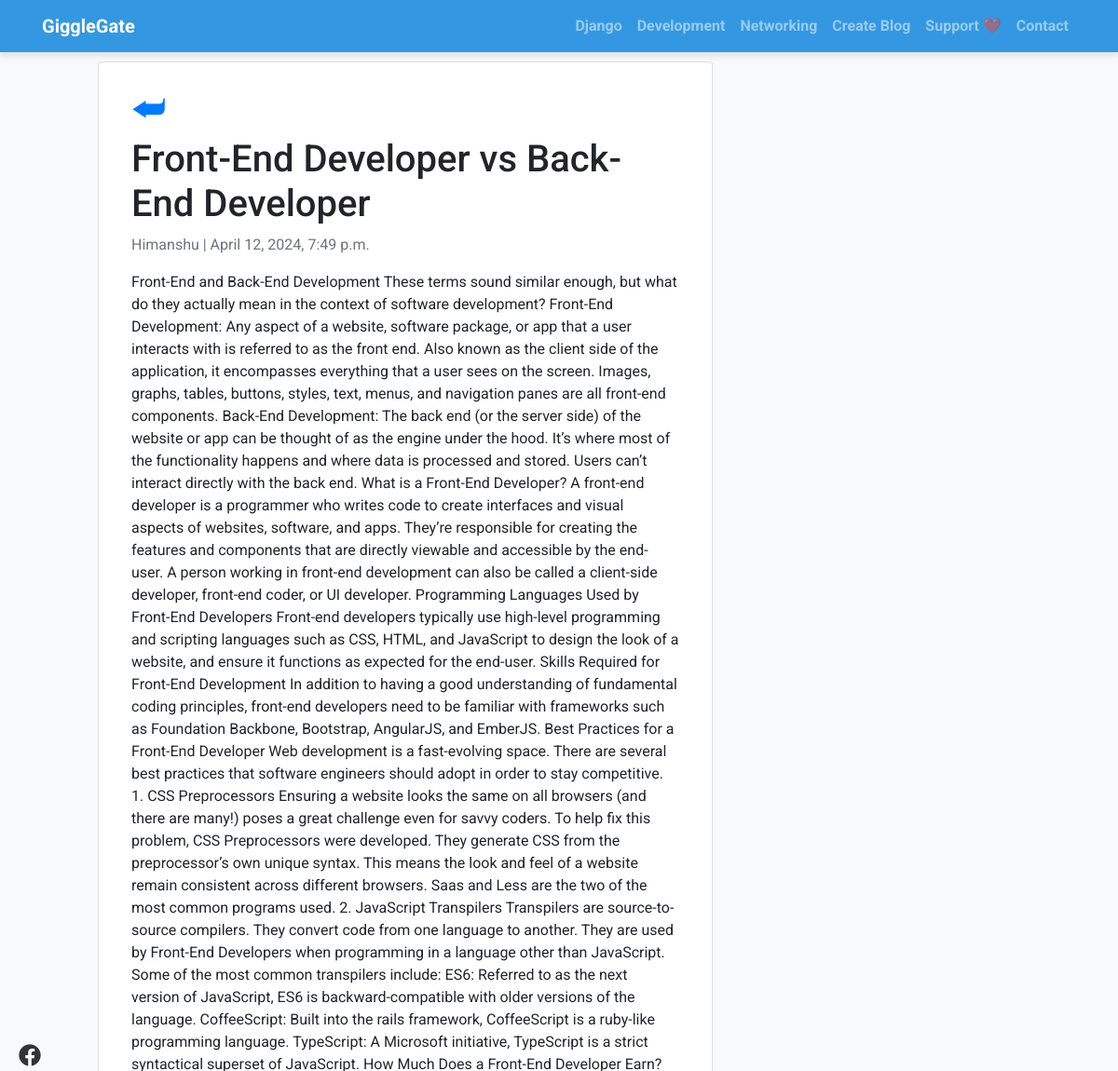
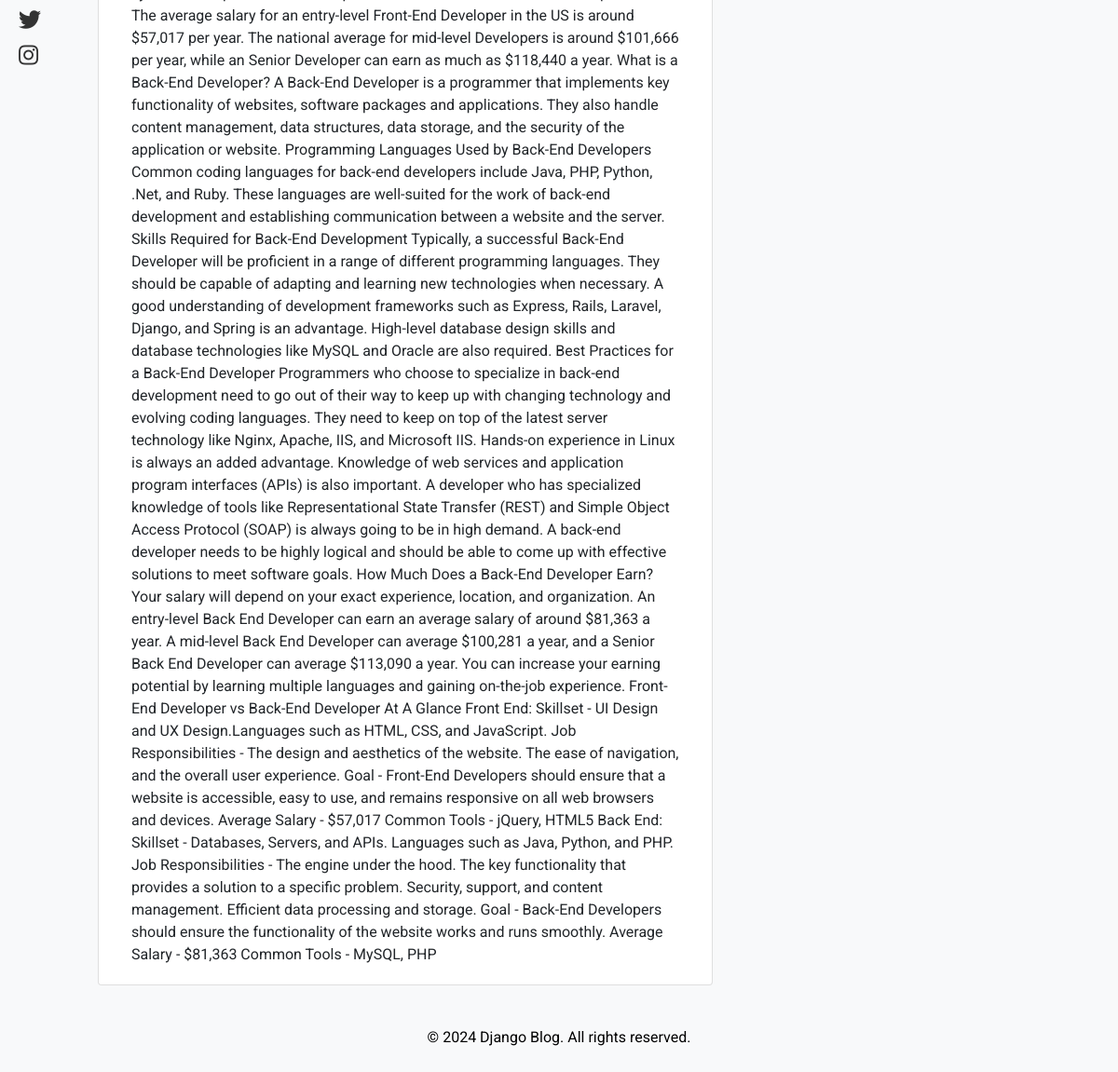
The page /development/front-end-developer-vs-back-end-developer/ on the database its author committed (2 pictures, top to bottom).
### Blog_app/models.py (models this page shows, shortened)
class Development(models.Model):
    title = models.CharField(max_length=200, unique=True)
    slug = models.SlugField(max_length=200, unique=True)
    author = models.ForeignKey(User, on_delete=models.CASCADE, related_name='development_posts')
    updated_on = models.DateTimeField(auto_now=True)
    content = models.TextField()
    created_on = models.DateTimeField(auto_now_add=True)
    status = models.IntegerField(choices=STATUS, default=0)
    image = models.ImageField(upload_to='images/', blank=True, null=True)
    class Meta:
        ordering = ['-created_on']

### Blog_app/views.py (the view)
# urls.py: path('development/<slug:slug>/', views.DevelopmentDetail.as_view(), name='development_detail'),
class DevelopmentDetail(generic.DetailView):
    model = Development
    template_name = 'development_detail.html'

### templates/development_detail.html (shortened to what this page needs)
{% extends 'base.html' %}
{% block content %}
<div class="outer-container">
  <div class="inner-container">
    <div class="row">
      <div class="col-md-8 card mb-4 mt-3 left top">
        <div class="card-body">
          <a href="javascript:history.go(-1);"> <span style="font-size: 40px;">&#11176;</span> </a>
          <h1>{% block title %}{{ object.title }}{% endblock title %}</h1>
          <p class="text-muted">{{ development.author }} | {{ development.created_on }}</p>
          <p class="card-text">{{ object.content | safe }}</p>
        </div>
      </div>
    </div>
  </div>
</div>
{% endblock content %}

### templates/base.html (style rules this page uses)
body { font-family: "Roboto", sans-serif; font-size: 16px; background-color: #f8f9fa; }

### templates/development_detail.html (style rules this page uses)
body { margin-top: 50px; margin-bottom: 50px; }
.outer-container { display: flex; justify-content: center; }
.inner-container { width: 100%; max-width: 80%; }

### templates/social.html (style rules this page uses)
.outer-container { display: flex; justify-content: center; position: relative; }
.inner-container { width: 100%; max-width: 80%; position: relative; }

### rows shown on the page
Development: title "Front-End Developer vs Back-End Developer", author "Himanshu", created_on "April 12, 2024, 7:49 p.m.", content "Front-End and Back-End Development These terms sound similar enough, but what do they actually mean in the context of software development? Front-End Development: Any aspect of a website, software package, or app that a user interacts with is referred to as the front end. Also known as the client side of the application, it encompasses everything that a user sees on the screen. Images, graphs, tables, buttons, styles, text, menus, and navigation panes are all front-end components. Back-End Development: The back end (or the server side) of the website or app can be thought of as the engine under the hood. It’s where most of the functionality happens and where data is processed and stored.…"
